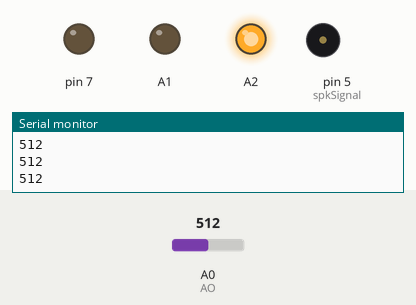
Recording of a sketch running on a simulated Arduino Uno, built with avr-gcc and run on an emulated ATmega328P. Shown: output pins drawn as LEDs (lit = HIGH), buzzer (waves = sounding), the last lines printed to the serial monitor. The test bench sets the inputs (shaded band); at power-on: A0 (AO) = 512.

Above: at 1.5 s.
1.6 s: A0 (AO) set to 889
3.1 s: A0 (AO) set to 911
At 3.6 s:
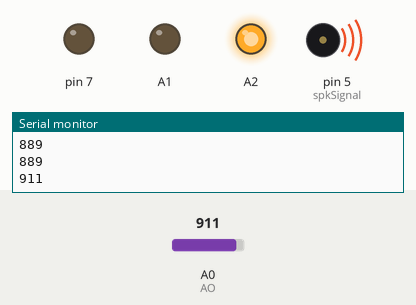
6.1 s: A0 (AO) set to 900
At 7.1 s:
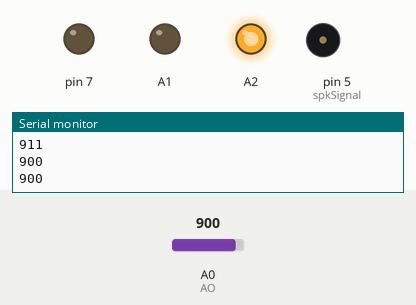
7.6 s: A0 (AO) set to 1023
At 8.1 s:
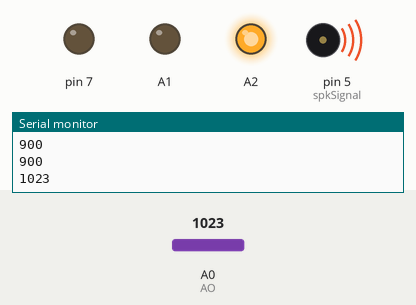
Timing chart, 0 to 11.6 s (numbered marks = the images above; inputs shaded):
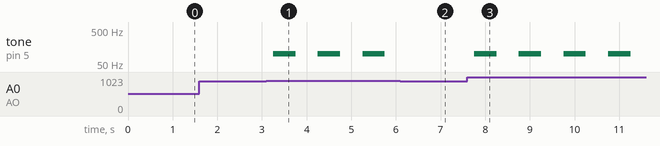

Measured:
- the behaviour switches between 900 and 901 on A0 (AO) (found by bisection; images 0 and 1)
- after the input at 3.1 s, tone on pin 5 (spkSignal): alternates 100 Hz for 0.50 s and silent for 0.50 s, starting after 0.15 s
- after the input at 6.1 s, tone on pin 5 (spkSignal): stays silent (without the input it goes to 100 Hz after 0.15 s)
- after the input at 7.6 s, tone on pin 5 (spkSignal): alternates 100 Hz for 0.50 s and silent for 0.50 s, starting after 0.15 s

The sketch:

sketch_may20_01.ino
```cpp
int spkGround = 7;
int spkSignal = 5;

int AO = A0;
int Ground = A1;
int Vcc = A2;

int AdcVal = 0;

void setup() {
  pinMode(AO, INPUT);
  pinMode(A1, OUTPUT);
  pinMode(A2, OUTPUT);
  pinMode(7, OUTPUT);
  pinMode(5, OUTPUT);

  digitalWrite(A1, LOW);
  digitalWrite(A2, HIGH);
  digitalWrite(7, LOW);

  Serial.begin(9600);
}

void loop() {
  delay(250);

  AdcVal = analogRead(A0);
  Serial.println(AdcVal);

  if(AdcVal > 900) {
    tone(spkSignal, 100);
    delay(500);
    noTone(spkSignal);
  }

  delay(250);
}
```
